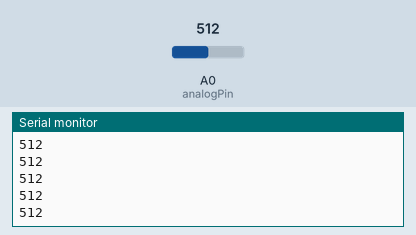
Bench run of a sketch on a simulated Arduino Uno, built with avr-gcc and run on an emulated ATmega328P. Parts: the last lines printed to the serial monitor. The test bench sets the inputs (shaded band); at power-on: A0 (analogPin) = 512.

Above: at 1.2 s.
1.3 s: A0 (analogPin) set to 716
At 2.0 s:
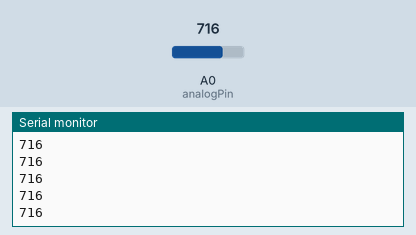
2.8 s: A0 (analogPin) set to 900
At 3.4 s:
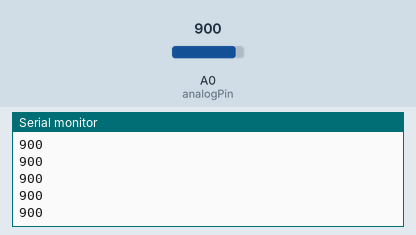
Timing chart, 0 to 5.8 s (numbered marks = the images above; inputs shaded):
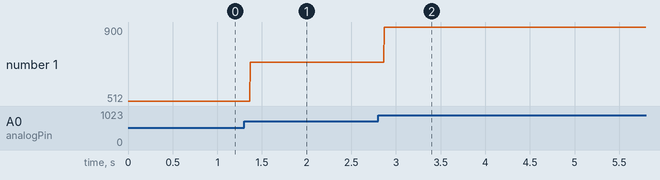

Measured:
- after the input at 1.3 s, the serial monitor: prints a new line after 0.07 s (image 1)
- after the input at 2.8 s, the serial monitor: prints a new line after 0.07 s (image 2)
- plotted number 1: 512 → 716 after the input at 1.3 s, 716 → 900 after the input at 2.8 s

The sketch:

W08-05-simpleAnalogInput.ino
```cpp
// W08-05-simpleAnalogInput

// upload code and open PLOTTER

int analogPin = A0; // where is the circuit ? try A0 and A2
int analogVal;

void setup() {
  pinMode(analogPin, INPUT );
  Serial.begin(9600);
}

void loop() {

  // GET READING
  analogVal  = analogRead(analogPin) ;

  // Debug reading
  Serial.println(analogVal);


} // end loop
```
